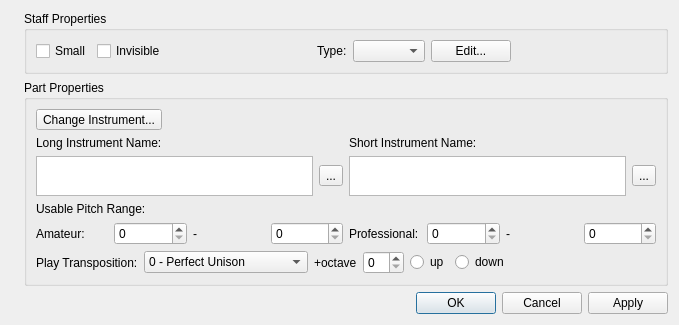
<?xml version="1.0" encoding="UTF-8"?>
<ui version="4.0">
 <class>EditStaffBase</class>
 <widget class="QDialog" name="EditStaffBase">
  <property name="geometry">
   <rect>
    <x>0</x>
    <y>0</y>
    <width>679</width>
    <height>298</height>
   </rect>
  </property>
  <property name="sizePolicy">
   <sizepolicy hsizetype="Preferred" vsizetype="Preferred">
    <horstretch>0</horstretch>
    <verstretch>0</verstretch>
   </sizepolicy>
  </property>
  <property name="minimumSize">
   <size>
    <width>0</width>
    <height>0</height>
   </size>
  </property>
  <property name="windowTitle">
   <string>MuseScore: Edit Staff/Part Properties</string>
  </property>
  <layout class="QGridLayout" name="gridLayout_2">
   <item row="0" column="0" rowspan="3">
    <widget class="QLabel" name="label_5">
     <property name="sizePolicy">
      <sizepolicy hsizetype="Fixed" vsizetype="Ignored">
       <horstretch>0</horstretch>
       <verstretch>0</verstretch>
      </sizepolicy>
     </property>
     <property name="autoFillBackground">
      <bool>false</bool>
     </property>
     <property name="text">
      <string/>
     </property>
     <property name="pixmap">
      <pixmap resource="mscore.qrc">:/data/bg1.jpg</pixmap>
     </property>
     <property name="scaledContents">
      <bool>false</bool>
     </property>
    </widget>
   </item>
   <item row="0" column="1">
    <widget class="QGroupBox" name="groupBox">
     <property name="sizePolicy">
      <sizepolicy hsizetype="Preferred" vsizetype="Expanding">
       <horstretch>0</horstretch>
       <verstretch>0</verstretch>
      </sizepolicy>
     </property>
     <property name="minimumSize">
      <size>
       <width>0</width>
       <height>0</height>
      </size>
     </property>
     <property name="title">
      <string>Staff Properties</string>
     </property>
     <property name="flat">
      <bool>false</bool>
     </property>
     <layout class="QHBoxLayout" name="horizontalLayout">
      <item>
       <widget class="QCheckBox" name="small">
        <property name="sizePolicy">
         <sizepolicy hsizetype="Minimum" vsizetype="Fixed">
          <horstretch>0</horstretch>
          <verstretch>0</verstretch>
         </sizepolicy>
        </property>
        <property name="text">
         <string>Small</string>
        </property>
       </widget>
      </item>
      <item>
       <widget class="QCheckBox" name="invisible">
        <property name="text">
         <string>Invisible</string>
        </property>
       </widget>
      </item>
      <item>
       <spacer name="horizontalSpacer_5">
        <property name="orientation">
         <enum>Qt::Horizontal</enum>
        </property>
        <property name="sizeHint" stdset="0">
         <size>
          <width>79</width>
          <height>20</height>
         </size>
        </property>
       </spacer>
      </item>
      <item>
       <widget class="QLabel" name="label_12">
        <property name="text">
         <string>Type:</string>
        </property>
       </widget>
      </item>
      <item>
       <widget class="QComboBox" name="staffType"/>
      </item>
      <item>
       <widget class="QPushButton" name="editStaffType">
        <property name="text">
         <string>Edit...</string>
        </property>
       </widget>
      </item>
      <item>
       <spacer name="horizontalSpacer_4">
        <property name="orientation">
         <enum>Qt::Horizontal</enum>
        </property>
        <property name="sizeHint" stdset="0">
         <size>
          <width>79</width>
          <height>20</height>
         </size>
        </property>
       </spacer>
      </item>
     </layout>
    </widget>
   </item>
   <item row="1" column="1">
    <widget class="QGroupBox" name="groupBox_2">
     <property name="sizePolicy">
      <sizepolicy hsizetype="Preferred" vsizetype="Expanding">
       <horstretch>0</horstretch>
       <verstretch>0</verstretch>
      </sizepolicy>
     </property>
     <property name="title">
      <string>Part Properties</string>
     </property>
     <property name="flat">
      <bool>false</bool>
     </property>
     <layout class="QVBoxLayout" name="verticalLayout">
      <item>
       <widget class="QToolButton" name="changeInstrument">
        <property name="text">
         <string>Change Instrument...</string>
        </property>
       </widget>
      </item>
      <item>
       <layout class="QGridLayout" name="gridLayout">
        <item row="0" column="0">
         <widget class="QLabel" name="label_3">
          <property name="sizePolicy">
           <sizepolicy hsizetype="Fixed" vsizetype="Fixed">
            <horstretch>0</horstretch>
            <verstretch>0</verstretch>
           </sizepolicy>
          </property>
          <property name="text">
           <string>Long Instrument Name:</string>
          </property>
         </widget>
        </item>
        <item row="0" column="2">
         <widget class="QLabel" name="label_4">
          <property name="sizePolicy">
           <sizepolicy hsizetype="Fixed" vsizetype="Fixed">
            <horstretch>0</horstretch>
            <verstretch>0</verstretch>
           </sizepolicy>
          </property>
          <property name="text">
           <string>Short Instrument Name:</string>
          </property>
         </widget>
        </item>
        <item row="1" column="0">
         <widget class="QTextEdit" name="longName">
          <property name="minimumSize">
           <size>
            <width>0</width>
            <height>40</height>
           </size>
          </property>
         </widget>
        </item>
        <item row="1" column="2">
         <widget class="QTextEdit" name="shortName">
          <property name="minimumSize">
           <size>
            <width>0</width>
            <height>40</height>
           </size>
          </property>
         </widget>
        </item>
        <item row="1" column="1">
         <widget class="QToolButton" name="editLongName">
          <property name="text">
           <string>...</string>
          </property>
         </widget>
        </item>
        <item row="1" column="3">
         <widget class="QToolButton" name="editShortName">
          <property name="text">
           <string>...</string>
          </property>
         </widget>
        </item>
       </layout>
      </item>
      <item>
       <widget class="QLabel" name="label_6">
        <property name="text">
         <string>Usable Pitch Range:</string>
        </property>
       </widget>
      </item>
      <item>
       <layout class="QHBoxLayout" name="horizontalLayout_2">
        <item>
         <widget class="QLabel" name="label_7">
          <property name="text">
           <string>Amateur:</string>
          </property>
         </widget>
        </item>
        <item>
         <widget class="QSpinBox" name="aPitchMin">
          <property name="maximum">
           <number>127</number>
          </property>
         </widget>
        </item>
        <item>
         <widget class="QLabel" name="label_9">
          <property name="text">
           <string>-</string>
          </property>
         </widget>
        </item>
        <item>
         <widget class="QSpinBox" name="aPitchMax">
          <property name="maximum">
           <number>127</number>
          </property>
         </widget>
        </item>
        <item>
         <widget class="QLabel" name="label_8">
          <property name="text">
           <string>Professional:</string>
          </property>
         </widget>
        </item>
        <item>
         <widget class="QSpinBox" name="pPitchMin">
          <property name="maximum">
           <number>127</number>
          </property>
         </widget>
        </item>
        <item>
         <widget class="QLabel" name="label_10">
          <property name="text">
           <string>-</string>
          </property>
         </widget>
        </item>
        <item>
         <widget class="QSpinBox" name="pPitchMax">
          <property name="maximum">
           <number>127</number>
          </property>
         </widget>
        </item>
       </layout>
      </item>
      <item>
       <layout class="QHBoxLayout" name="horizontalLayout_3">
        <item>
         <widget class="QLabel" name="label_2">
          <property name="text">
           <string>Play Transposition:</string>
          </property>
         </widget>
        </item>
        <item>
         <widget class="QComboBox" name="iList">
          <property name="sizePolicy">
           <sizepolicy hsizetype="Preferred" vsizetype="Fixed">
            <horstretch>0</horstretch>
            <verstretch>0</verstretch>
           </sizepolicy>
          </property>
          <item>
           <property name="text">
            <string>0 - Perfect Unison</string>
           </property>
          </item>
          <item>
           <property name="text">
            <string>1 - Augmented Unison</string>
           </property>
          </item>
          <item>
           <property name="text">
            <string>0 - Diminished Second</string>
           </property>
          </item>
          <item>
           <property name="text">
            <string>1 - Minor Second</string>
           </property>
          </item>
          <item>
           <property name="text">
            <string>2 - Major Second</string>
           </property>
          </item>
          <item>
           <property name="text">
            <string>3 - Augmented Second</string>
           </property>
          </item>
          <item>
           <property name="text">
            <string>2 - Diminished Third</string>
           </property>
          </item>
          <item>
           <property name="text">
            <string>3 - Minor Third</string>
           </property>
          </item>
          <item>
           <property name="text">
            <string>4 - Major Third</string>
           </property>
          </item>
          <item>
           <property name="text">
            <string>5 - Augmented Third</string>
           </property>
          </item>
          <item>
           <property name="text">
            <string>4 - Diminished Fourth</string>
           </property>
          </item>
          <item>
           <property name="text">
            <string>5 - Perfect Fourth</string>
           </property>
          </item>
          <item>
           <property name="text">
            <string>6 - Augmented Fourth</string>
           </property>
          </item>
          <item>
           <property name="text">
            <string>6 - Diminished Fifth</string>
           </property>
          </item>
          <item>
           <property name="text">
            <string>7 - Perfect Fifth</string>
           </property>
          </item>
          <item>
           <property name="text">
            <string>8 - Augmented Fifth</string>
           </property>
          </item>
          <item>
           <property name="text">
            <string>7 - Diminished Sixth</string>
           </property>
          </item>
          <item>
           <property name="text">
            <string>8 - Minor Sixth</string>
           </property>
          </item>
          <item>
           <property name="text">
            <string>9 - Major Sixth</string>
           </property>
          </item>
          <item>
           <property name="text">
            <string>10 - Augmented Sixth</string>
           </property>
          </item>
          <item>
           <property name="text">
            <string>9 - Diminished Seventh</string>
           </property>
          </item>
          <item>
           <property name="text">
            <string>10 - Minor Seventh</string>
           </property>
          </item>
          <item>
           <property name="text">
            <string>11 - Major Seventh</string>
           </property>
          </item>
          <item>
           <property name="text">
            <string>12 - Augmented Seventh</string>
           </property>
          </item>
          <item>
           <property name="text">
            <string>11 - Diminished Octave</string>
           </property>
          </item>
          <item>
           <property name="text">
            <string>12 - Perfect Octave</string>
           </property>
          </item>
         </widget>
        </item>
        <item>
         <widget class="QLabel" name="label_11">
          <property name="text">
           <string>+octave</string>
          </property>
         </widget>
        </item>
        <item>
         <widget class="QSpinBox" name="octave">
          <property name="maximum">
           <number>10</number>
          </property>
         </widget>
        </item>
        <item>
         <widget class="QRadioButton" name="up">
          <property name="text">
           <string>up</string>
          </property>
         </widget>
        </item>
        <item>
         <widget class="QRadioButton" name="down">
          <property name="text">
           <string>down</string>
          </property>
         </widget>
        </item>
        <item>
         <spacer>
          <property name="orientation">
           <enum>Qt::Horizontal</enum>
          </property>
          <property name="sizeHint" stdset="0">
           <size>
            <width>17</width>
            <height>18</height>
           </size>
          </property>
         </spacer>
        </item>
       </layout>
      </item>
     </layout>
    </widget>
   </item>
   <item row="2" column="1">
    <widget class="QDialogButtonBox" name="buttonBox">
     <property name="orientation">
      <enum>Qt::Horizontal</enum>
     </property>
     <property name="standardButtons">
      <set>QDialogButtonBox::Apply|QDialogButtonBox::Cancel|QDialogButtonBox::Ok</set>
     </property>
    </widget>
   </item>
  </layout>
 </widget>
 <resources>
  <include location="mscore.qrc"/>
 </resources>
 <connections>
  <connection>
   <sender>buttonBox</sender>
   <signal>accepted()</signal>
   <receiver>EditStaffBase</receiver>
   <slot>accept()</slot>
   <hints>
    <hint type="sourcelabel">
     <x>248</x>
     <y>254</y>
    </hint>
    <hint type="destinationlabel">
     <x>157</x>
     <y>274</y>
    </hint>
   </hints>
  </connection>
  <connection>
   <sender>buttonBox</sender>
   <signal>rejected()</signal>
   <receiver>EditStaffBase</receiver>
   <slot>reject()</slot>
   <hints>
    <hint type="sourcelabel">
     <x>316</x>
     <y>260</y>
    </hint>
    <hint type="destinationlabel">
     <x>286</x>
     <y>274</y>
    </hint>
   </hints>
  </connection>
 </connections>
</ui>
